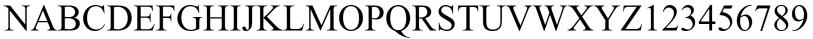
#> input picture CV/corrected_templ.png, 1625 x 78 px, found by its file name (shown at 1/2 size)
$ python 'textRecognizer by template.py'
#> lines starting #> are read from the running program, lines starting #| are printed output that depends on the picture; after the words box and inside, x2 and y2 are one past the last pixel; in counts of white or black regions, pixels touching at a corner belong together
import cv2
import numpy as np
import requests
from PIL import Image

HEIGHT = 66

# [5 lines left out: function wait, not called in this run]

def cut_corners(img):
    coords = cv2.findNonZero(img)
    x, y, w, h = cv2.boundingRect(coords)
    cropped_image = img[y:y + h, x:x + w]
    return cropped_image


# [19 lines left out: function sort_by_text, not called in this run]
flag = False
# [47 lines left out: functions get_letters, get_letter, not called in this run]


mn = "https://stepik.org/media/attachments/course/187016/MN_templ.png"
templ = "https://stepik.org/media/attachments/course/187016/text_template.png"
templ_corrected_MN = "https://stepik.org/media/attachments/course/187016/corrected_templ.png"

resp = requests.get(templ_corrected_MN, stream=True, timeout=100.0).raw
template = np.asarray(bytearray(resp.read()), dtype="uint8")
template = cv2.imdecode(template, cv2.IMREAD_GRAYSCALE)
#> template is the input picture: shape (78, 1625); min 0, max 255, mean 212.3
_, template = cv2.threshold(template, 230, 255, cv2.THRESH_BINARY_INV)
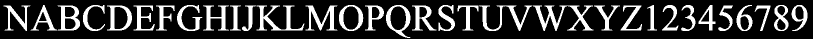
#> template: shape (78, 1625) (shown at 1/2 size); 20.2% white; 32 white regions, largest, box (x1, y1, x2, y2) and area: (1065, 11, 1187, 62) 1933, (513, 11, 609, 61) 1484, (958, 11, 1064, 62) 1373
template = cut_corners(template)
#> in cut_corners, `coords = cv2.findNonZero(img)`: coords = contour of 25620 points, box (x1, y1, x2, y2) (7, 10, 1615, 76), area 23642
#> in cut_corners, `x, y, w, h = cv2.boundingRect(coords)`: x = 7; y = 10; w = 1608; h = 66
#> in cut_corners, `cropped_image = img[y:y + h, x:x + w]`:
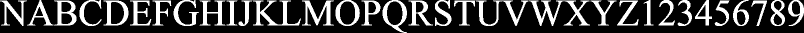
#> cropped_image: shape (66, 1608) (shown at 1/2 size); 24.1% white; 32 white regions, largest, box (x1, y1, x2, y2) and area: (1058, 1, 1180, 52) 1933, (506, 1, 602, 51) 1484, (951, 1, 1057, 52) 1373
# cv2.imshow("Alphabet", template)
th, tw = template.shape
#> th = 66; tw = 1608
print(th)
#| 66
# wait()
template = cv2.resize(template, (int(tw / th * HEIGHT), HEIGHT))
# th, tw = template.shape
# template_contours = get_text_contours(template)

# url = "https://stepik.org/media/attachments/course/187016/text_recogn_test_1.png"#input()
url = "https://ucarecdn.com/f628d67d-377e-4d1e-867c-607ebf161ecc/"
# url = "https://ucarecdn.com/f628d67d-377e-4d1e-867c-607ebf161ecc/"
# url = "https://stepik.org/media/attachments/course/187016/corrected_templ.png"
#> (the run stopped early here; a loop or call above may not have finished)

$ run again, with CV/text_recogn_test_1.png copied over CV/corrected_templ.png
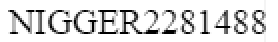
#> input picture CV/text_recogn_test_1.png, 139 x 21 px, found by its file name (shown 2 times larger)
#> template is the input picture: shape (21, 139); min 0, max 255, mean 219.6
#> `_, template = cv2.threshold(template, 230, 255, cv2.THRESH_BINARY_INV)`:
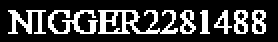
#> template: shape (21, 139) (shown 2 times larger); 24.5% white in thin lines or dots, all inside (x1, y1, x2, y2) = (4, 5, 133, 17)
#> coords = contour of 714 points, box (x1, y1, x2, y2) (4, 5, 133, 17), area 12
#> x = 4; y = 5; w = 129; h = 12
#| 12
#> `template = cv2.resize(template, (int(tw / th * HEIGHT), HEIGHT))`:
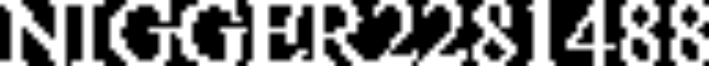
#> template: shape (66, 709); min 0, max 255, mean 117.6

$ run again, with CV/1stTask.png copied over CV/corrected_templ.png
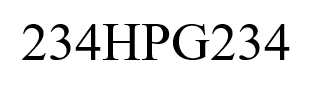
#> input picture CV/1stTask.png, 313 x 92 px, found by its file name
#> template is the input picture: shape (92, 313); min 0, max 255, mean 231.5
#> `_, template = cv2.threshold(template, 230, 255, cv2.THRESH_BINARY_INV)`:
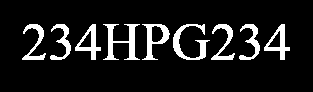
#> template: shape (92, 313); 10.9% white; 9 white regions, largest, box (x1, y1, x2, y2) and area: (103, 24, 140, 60) 504, (173, 24, 210, 60) 445, (142, 24, 170, 60) 374
#> coords = contour of 3131 points, box (x1, y1, x2, y2) (22, 24, 290, 60), area 32
#> x = 22; y = 24; w = 268; h = 36
#> cropped_image: shape (36, 268); 32.5% white; 9 white regions, largest, box (x1, y1, x2, y2) and area: (81, 0, 118, 36) 504, (151, 0, 188, 36) 445, (120, 0, 148, 36) 374
#| 36
#> `template = cv2.resize(template, (int(tw / th * HEIGHT), HEIGHT))`:
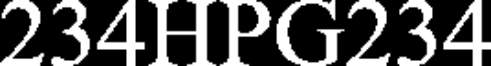
#> template: shape (66, 491); min 0, max 255, mean 82.7

$ run again, with CV/Full test.png copied over CV/corrected_templ.png
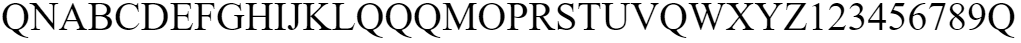
#> input picture CV/Full test.png, 1021 x 43 px, found by its file name
#> template is the input picture: shape (43, 1021); min 0, max 255, mean 214
#> `_, template = cv2.threshold(template, 230, 255, cv2.THRESH_BINARY_INV)`:
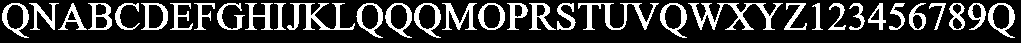
#> template: shape (43, 1021); 21.9% white; 34 white regions, largest, box (x1, y1, x2, y2) and area: (688, 3, 783, 30) 811, (578, 3, 659, 30) 636, (287, 3, 355, 30) 628
#> coords = contour of 9622 points, box (x1, y1, x2, y2) (2, 3, 1015, 38), area 122
#> x = 2; y = 3; w = 1013; h = 35
#> cropped_image: shape (35, 1013); 27.1% white; 34 white regions, largest, box (x1, y1, x2, y2) and area: (686, 0, 781, 27) 811, (576, 0, 657, 27) 636, (285, 0, 353, 27) 628
#| 35
#> `template = cv2.resize(template, (int(tw / th * HEIGHT), HEIGHT))`:
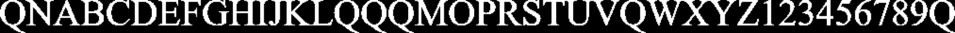
#> template: shape (66, 1910) (shown at 1/2 size); min 0, max 255, mean 69.2
